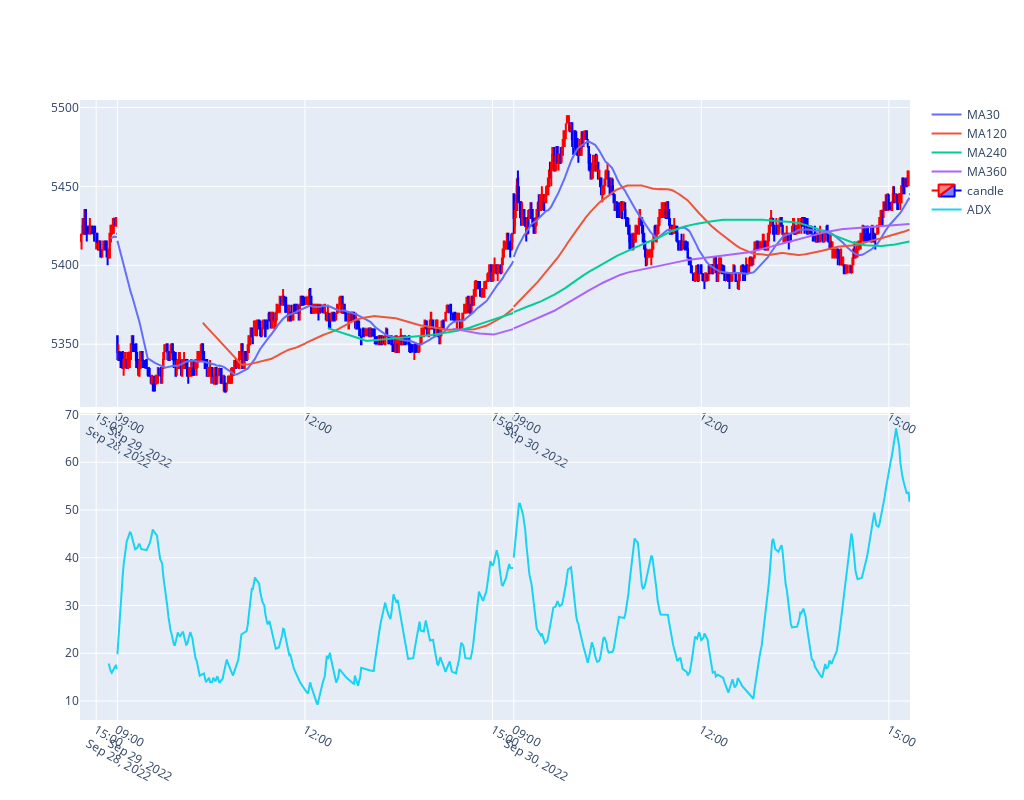

Source (notebook cell):
### Markdown cell above
ADX

### Code cell
print_graphic_objects(make_pmas(df=data, x=xindices, include_candle=True), make_adx(df=data, x=xindices))

### Figure 1 — Plotly figure (JSON) as saved in the notebook; plotly's stock layout.template omitted (floating-point values rounded to 4 significant figures; data arrays with more than 128 entries replaced by an {"elided": "..."} marker saying what was removed)
{"data": [{"name": "MA30", "type": "scatter", "x": {"elided": "800 str values"}, "xaxis": "x", "y": {"elided": "800 float values"}, "yaxis": "y"}, {"name": "MA120", "type": "scatter", "x": {"elided": "800 str values"}, "xaxis": "x", "y": {"elided": "800 float values"}, "yaxis": "y"}, {"name": "MA240", "type": "scatter", "x": {"elided": "800 str values"}, "xaxis": "x", "y": {"elided": "800 float values"}, "yaxis": "y"}, {"name": "MA360", "type": "scatter", "x": {"elided": "800 str values"}, "xaxis": "x", "y": {"elided": "800 float values"}, "yaxis": "y"}, {"close": {"elided": "800 int values"}, "decreasing": {"line": {"color": "blue"}}, "high": {"elided": "800 int values"}, "increasing": {"line": {"color": "red"}}, "low": {"elided": "800 int values"}, "name": "candle", "open": {"elided": "800 int values"}, "type": "candlestick", "x": {"elided": "800 str values"}, "xaxis": "x", "yaxis": "y"}, {"name": "ADX", "type": "scatter", "x": {"elided": "800 str values"}, "xaxis": "x2", "y": {"elided": "800 float values"}, "yaxis": "y2"}], "layout": {"height": 800, "width": 1024, "xaxis": {"anchor": "y", "domain": [0, 1], "matches": "x2", "nticks": 20, "rangebreaks": [{"bounds": ["sat", "mon"]}, {"bounds": [15.51, 9], "pattern": "hour"}, {"bounds": [15.33, 15.5], "pattern": "hour"}], "rangeslider": {"visible": false}, "showgrid": true, "showticklabels": true}, "xaxis2": {"anchor": "y2", "domain": [0, 1], "nticks": 20, "rangebreaks": [{"bounds": ["sat", "mon"]}, {"bounds": [15.51, 9], "pattern": "hour"}, {"bounds": [15.33, 15.5], "pattern": "hour"}], "rangeslider": {"visible": false}, "showgrid": true, "showticklabels": true}, "yaxis": {"anchor": "x", "domain": [0.505, 1]}, "yaxis2": {"anchor": "x2", "domain": [0, 0.495]}}}
